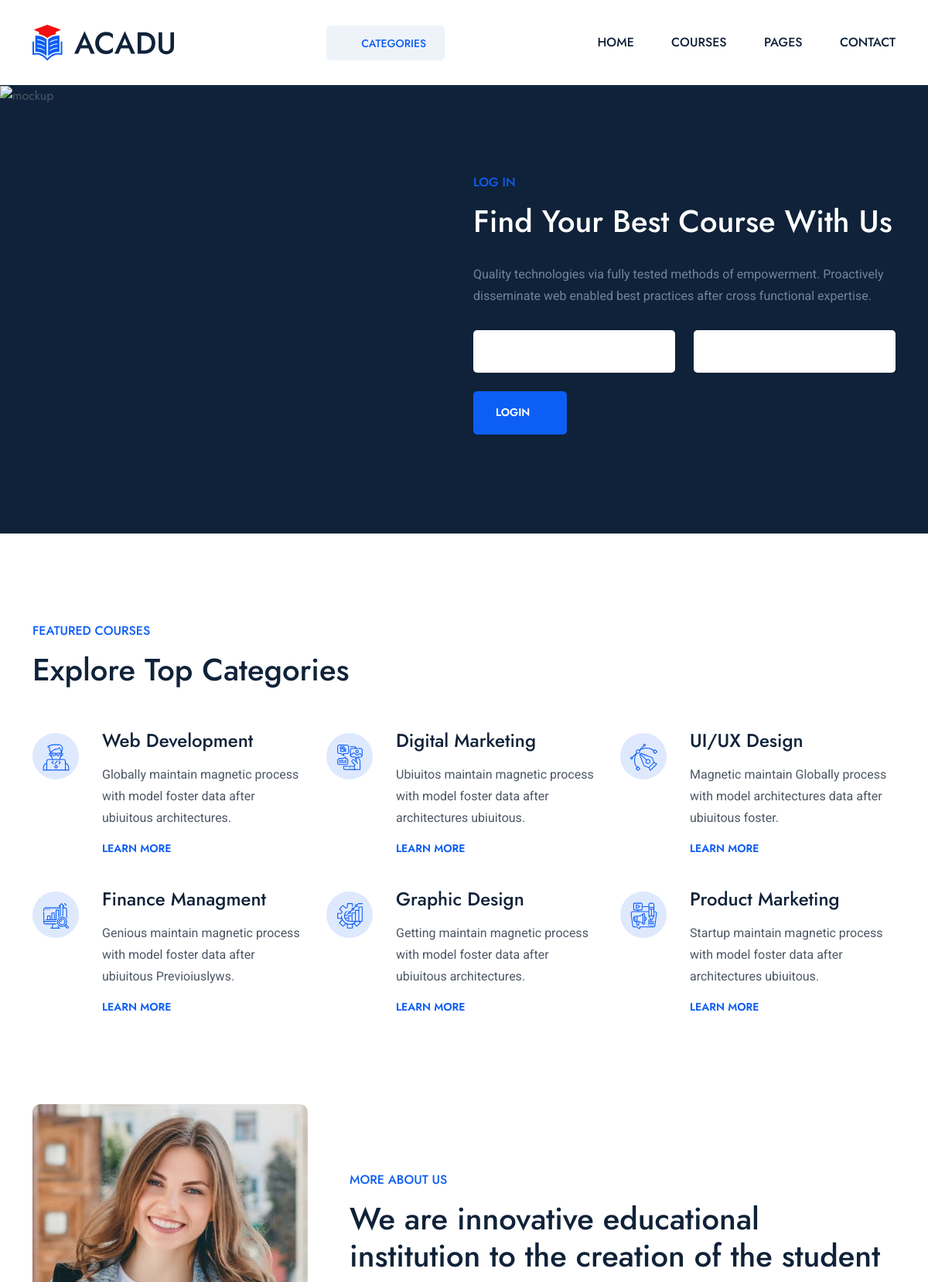
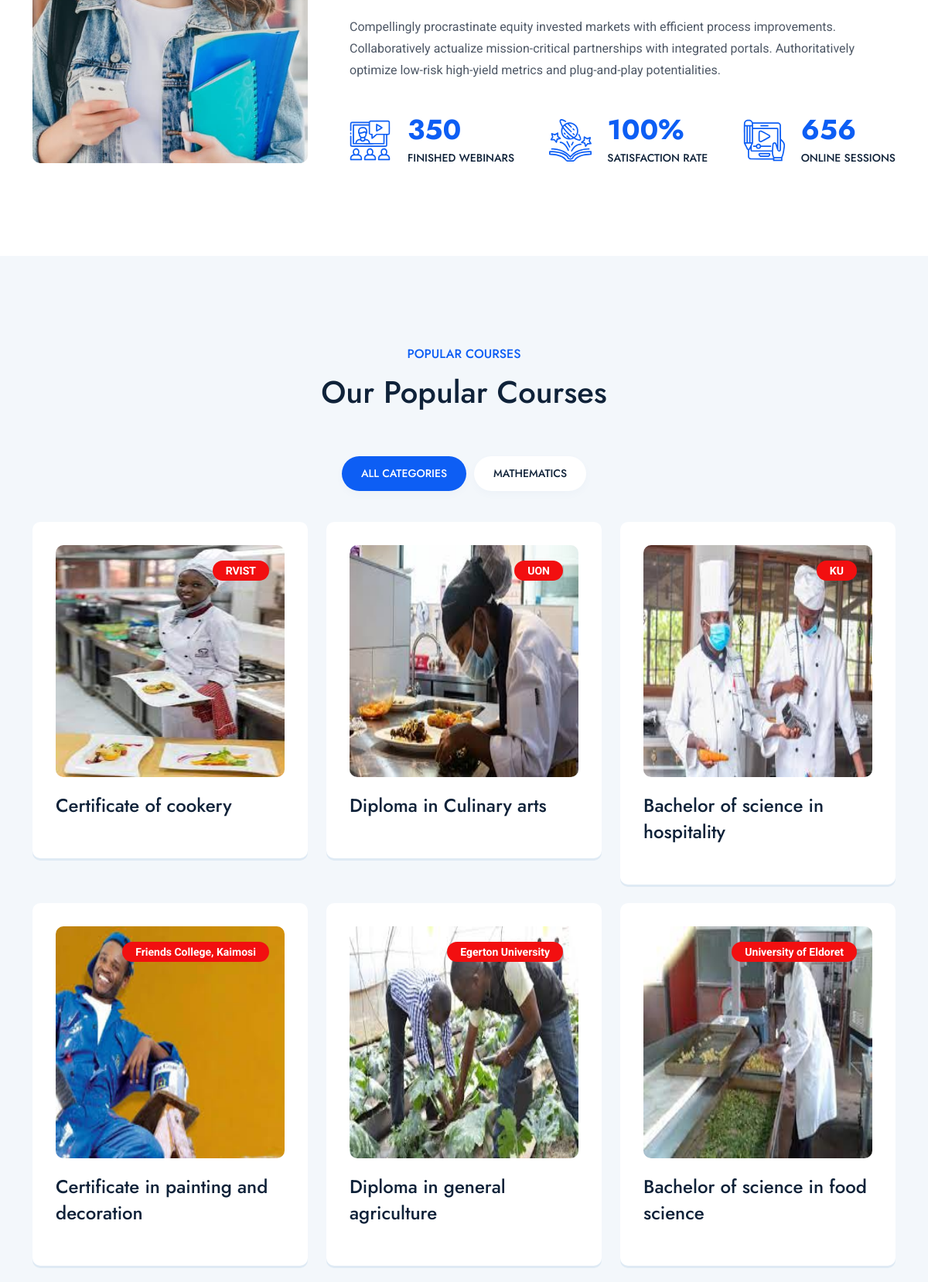
The page / (upper part) on the database its author committed (2 pictures, top to bottom).
### courses/models.py (models this page shows, shortened)
class ClusterClasses(models.Model):
    category_name = models.CharField(max_length  = 255)

class Course(models.Model):
    user = models.ForeignKey(UserTable,on_delete = models.CASCADE , blank  = True , null = True)
    raisec_group =  models.ForeignKey(RaisecGroup,on_delete = models.CASCADE , blank  = True , null = True)
    cluster_name = models.ForeignKey(ClusterClasses,on_delete = models.CASCADE,blank= True,null = True)
    university = models.CharField(max_length =  255)
    course_title = models.CharField(max_length =  255)
    course_image = models.ImageField(upload_to =  upload_image_path)
    short_description = models.CharField(max_length = 255 , blank = True,null = True)
    course_description =  models.TextField()
    ratting_percentage = models.PositiveBigIntegerField(blank = True,null = True)
    miniumu_requirement = models.ForeignKey(MinimumRequirement,on_delete = models.CASCADE,blank= True,null = True)
    is_published = models.BooleanField(default = True)
    is_instructor = models.BooleanField(default = False)

### homepage/views.py (the view)
# urls.py: path('', index,name="homepage"),
def index(request):
    login_form = SignINForm(request.POST,None)
    all_courses = Course.objects.all()
    all_category =  ClusterClasses.objects.all()
    adverts = AdvertUserLinks.objects.all()
    context = {
        'courses' : all_courses,
        'course_category': all_category,
        'adverts' : adverts,
        'login':login_form
    }
    return render(request,'index.html',context)

### accounts/form.py
class SignINForm(forms.Form):
    username = forms.CharField(widget=forms.TextInput(
        attrs={
            "name":"emailaddress", "class":"form-control style3", "type":"email" , "placeholder":"Email", "id":"username",
             "required":""
        }
    ))
    password = forms.CharField(
        widget=forms.PasswordInput(
           attrs={ "type":"password" ,"placeholder":"Password", "id":"password","class":"form-control style3",
            "required":""}
        )
    )

### homepage/templates/index.html (shortened to what this page needs)
{% extends 'base.html' %}
{% load static %}
{% block content %}
<section class="bg-title position-relative bg-bottom-right" data-bg-src="{% static 'assets/img/bg/bg_overlay_4.png' %}">
    <div class="img-left"><img src="{% static 'assets/img/normal/mockup_2_1.png' %}" alt="mockup"></div>
    <div class="container space z-index-common">
       <div class="row justify-content-end">
          <div class="col-xl-6">
             <div class="title-area mb-30">
               {% if request.user.is_authenticated %}
                <span class="sub-title">Logged In</span>
                {% else %}
                <span class="sub-title">Log In</span>
                {% endif %}
                <h2 class="sec-title fw-medium text-white">Find Your Best Course With Us</h2>
             </div>
             <p class="mb-30 text-light">Quality technologies via fully tested methods of empowerment. Proactively disseminate web enabled best practices after cross functional expertise.</p>
             {% if request.user.is_authenticated %}
             <form class="course-form mb-2" method="POST" action="{% url 'accounts:logout' %}">
               {% csrf_token %}
               <button type="submit" class="as-btn style3">Logout<i class="fas fa-arrow-right ms-2"></i> </button>
             </form>
             {% else %}
             <form class="course-form mb-2" method="POST" action="{% url 'accounts:signIn' %}">
               <div class="row">
                  <div class="col-md-6 form-group">
                     {{login.username}}
                  </div>
                  <div class="col-md-6 form-group">
                     {{login.password}}
                  </div>
               </div>
               <button type="submit"  class="as-btn style3">Login<i class="fas fa-arrow-right ms-2"></i></a>
            </form>
             {% endif %}
          </div>
       </div>
    </div>
 </section>
 <section class="space">
    <div class="container">
       <div class="title-area text-center text-md-start">
          <span class="sub-title">Featured Courses</span>
          <h2 class="sec-title fw-medium">Explore Top Categories</h2>
       </div>
       <div class="row gy-50">
          <div class="col-sm-6 col-xl-4">
             <div class="category-card">
                <div class="category-card_icon"><img src="{% static 'assets/img/icon/category_1_1.svg' %}" alt="icon"></div>
                <div class="category-card_content">
                   <h3 class="category-card_title"><a href="course.html">Web Development</a></h3>
                   <p class="category-card_text">Globally maintain magnetic process with model foster data after ubiuitous architectures.</p>
                   <a href="course.html" class="link-btn">Learn More<i class="fas fa-arrow-right"></i></a>
                </div>
             </div>
          </div>
          <div class="col-sm-6 col-xl-4">
             <div class="category-card">
                <div class="category-card_icon"><img src="{% static 'assets/img/icon/category_1_2.svg' %}" alt="icon"></div>
                <div class="category-card_content">
                   <h3 class="category-card_title"><a href="course.html">Digital Marketing</a></h3>
                   <p class="category-card_text">Ubiuitos maintain magnetic process with model foster data after architectures ubiuitous.</p>
                   <a href="course.html" class="link-btn">Learn More<i class="fas fa-arrow-right"></i></a>
                </div>
             </div>
          </div>
          <div class="col-sm-6 col-xl-4">
             <div class="category-card">
                <div class="category-card_icon"><img src="{% static 'assets/img/icon/category_1_3.svg' %}" alt="icon"></div>
                <div class="category-card_content">
                   <h3 class="category-card_title"><a href="course.html">UI/UX Design</a></h3>
                   <p class="category-card_text">Magnetic maintain Globally process with model architectures data after ubiuitous foster.</p>
                   <a href="course.html" class="link-btn">Learn More<i class="fas fa-arrow-right"></i></a>
                </div>
             </div>
          </div>
          <div class="col-sm-6 col-xl-4">
             <div class="category-card">
                <div class="category-card_icon"><img src="{% static  'assets/img/icon/category_1_4.svg' %}" alt="icon"></div>
                <div class="category-card_content">
                   <h3 class="category-card_title"><a href="course.html">Finance Managment</a></h3>
                   <p class="category-card_text">Genious maintain magnetic process with model foster data after ubiuitous Previoiuslyws.</p>
                   <a href="course.html" class="link-btn">Learn More<i class="fas fa-arrow-right"></i></a>
                </div>
             </div>
          </div>
          <div class="col-sm-6 col-xl-4">
             <div class="category-card">
                <div class="category-card_icon"><img src="{% static 'assets/img/icon/category_1_5.svg' %}" alt="icon"></div>
                <div class="category-card_content">
                   <h3 class="category-card_title"><a href="course.html">Graphic Design</a></h3>
                   <p class="category-card_text">Getting maintain magnetic process with model foster data after ubiuitous architectures.</p>
                   <a href="course.html" class="link-btn">Learn More<i class="fas fa-arrow-right"></i></a>
                </div>
             </div>
          </div>
          <div class="col-sm-6 col-xl-4">
             <div class="category-card">
                <div class="category-card_icon"><img src="{% static 'assets/img/icon/category_1_6.svg' %}" alt="icon"></div>
                <div class="category-card_content">
                   <h3 class="category-card_title"><a href="course.html">Product Marketing</a></h3>
                   <p class="category-card_text">Startup maintain magnetic process with model foster data after architectures ubiuitous.</p>
                   <a href="course.html" class="link-btn">Learn More<i class="fas fa-arrow-right"></i></a>
                </div>
             </div>
          </div>
       </div>
    </div>
 </section>
 <div class="space-bottom about-sec bg-bottom-right" data-bg-src="{% static 'assets/img/bg/about_bg_1.jpg' %}">
    <div class="container">
       <div class="row">
          <div class="col-xl-4 mb-40 mb-xl-0">
             <div class="img-box3"><img class="w-100" src="{% static 'assets/img/normal/about_2_1.jpg' %}" alt="About"></div>
          </div>
          <div class="col-xxl-7 col-xl-8 align-self-end">
             <div class="about-content">
                <div class="title-area mb-40">
                   <span class="sub-title">More About Us</span>
                   <h2 class="fs-40 fw-medium mt-n2">We are innovative educational institution to the creation of the student</h2>
                </div>
                <p class="mt-n2 mb-30 mb-xl-5">Compellingly procrastinate equity invested markets with efficient process improvements. Collaboratively actualize mission-critical partnerships with integrated portals. Authoritatively optimize low-risk high-yield metrics and plug-and-play potentialities.</p>
                <div class="counter-grid-wrap">
                   <div class="counter-grid">
                      <div class="counter-grid_icon"><img src="{% static 'assets/img/icon/counter_1_1.svg' %}" alt="icon"></div>
                      <div class="counter-grid_content">
                         <h3 class="counter-grid_number"><span class="counter-number">350</span></h3>
                         <span class="counter-grid_text">FINISHED WEBINARS</span>
                      </div>
                   </div>
                   <div class="counter-grid">
                      <div class="counter-grid_icon"><img src="{% static 'assets/img/icon/counter_1_2.svg' %}" alt="icon"></div>
                      <div class="counter-grid_content">
                         <h3 class="counter-grid_number"><span class="counter-number">100</span>%</h3>
                         <span class="counter-grid_text">SATISFACTION RATE</span>
                      </div>
                   </div>
                   <div class="counter-grid">
                      <div class="counter-grid_icon"><img src="{% static 'assets/img/icon/counter_1_3.svg' %}" alt="icon"></div>
                      <div class="counter-grid_content">
                         <h3 class="counter-grid_number"><span class="counter-number">656</span></h3>
                         <span class="counter-grid_text">ONLINE SESSIONS</span>
                      </div>
                   </div>
                </div>
             </div>
          </div>
       </div>
    </div>
 </div>
 <section class="space bg-smoke">
    <div class="container">
       <div class="title-area text-center">
          <span class="sub-title">Popular Courses</span>
          <h2 class="sec-title fw-medium">Our Popular Courses</h2>
       </div>
       <div class="tab-menu1 filter-menu-active">
         <button data-filter="*" class="filter-btn active">All Categories</button>
         {% if course_category %}
         {% for k in course_category %}
         <button data-filter=".cat{{k.id}}" class="filter-btn">{{k.category_name}}</button>
         {% endfor %}
         {% endif %}
      </div>
      <div class="row gy-4 filter-active">
         {% if courses %}
      {% for u in  courses %}
         <div class="col-md-6 col-xl-4 filter-item cat{{u.category_name.id}}">
            <div class="course-box style2">
               <div class="course-img"><img  height="200"  width="240" src="{{u.course_image.url}}" alt="course"> <span class="tag">{{u.university}}</span></div>
                  <div class="course-content">
                     <h3 class="course-title"><a href="course-details.html">{{u.course_title}}</a></h3>
                  </div>
            </div>
         </div>
         {% endfor %}
         {% endif %}
      </div>
    </div>
 </section>
{% endblock content %}

### rows shown on the page
ClusterClasses: category_name "MATHEMATICS"
Course: course_image (picture), university "RVIST", course_title "Certificate of cookery"
Course: course_image (picture), university "UON", course_title "Diploma in Culinary arts"
Course: course_image (picture), university "KU", course_title "Bachelor of science in hospitality"
Course: course_image (picture), university "Friends College, Kaimosi", course_title "Certificate in painting and decoration"
Course: course_image (picture), university "Egerton University", course_title "Diploma in general agriculture"
Course: course_image (picture), university "University of Eldoret", course_title "Bachelor of science in food science"
